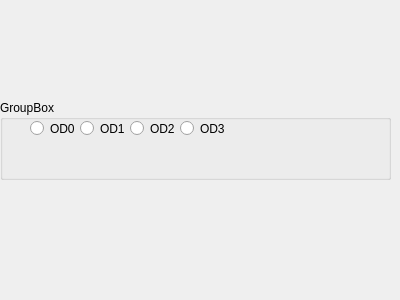
<?xml version="1.0" encoding="UTF-8"?>
<ui version="4.0">
 <class>Form</class>
 <widget class="QWidget" name="Form">
  <property name="geometry">
   <rect>
    <x>0</x>
    <y>0</y>
    <width>400</width>
    <height>300</height>
   </rect>
  </property>
  <property name="windowTitle">
   <string>Form</string>
  </property>
  <widget class="QGroupBox" name="groupBox">
   <property name="geometry">
    <rect>
     <x>0</x>
     <y>100</y>
     <width>391</width>
     <height>80</height>
    </rect>
   </property>
   <property name="title">
    <string>GroupBox</string>
   </property>
   <widget class="QRadioButton" name="radioButton_488OD0">
    <property name="geometry">
     <rect>
      <x>30</x>
      <y>20</y>
      <width>95</width>
      <height>17</height>
     </rect>
    </property>
    <property name="text">
     <string>OD0</string>
    </property>
   </widget>
   <widget class="QRadioButton" name="radioButton_488OD1">
    <property name="geometry">
     <rect>
      <x>80</x>
      <y>20</y>
      <width>129</width>
      <height>17</height>
     </rect>
    </property>
    <property name="text">
     <string>OD1</string>
    </property>
   </widget>
   <widget class="QRadioButton" name="radioButton_488OD2">
    <property name="geometry">
     <rect>
      <x>130</x>
      <y>20</y>
      <width>197</width>
      <height>17</height>
     </rect>
    </property>
    <property name="text">
     <string>OD2</string>
    </property>
   </widget>
   <widget class="QRadioButton" name="radioButton_488OD3">
    <property name="geometry">
     <rect>
      <x>180</x>
      <y>20</y>
      <width>399</width>
      <height>17</height>
     </rect>
    </property>
    <property name="text">
     <string>OD3</string>
    </property>
   </widget>
  </widget>
 </widget>
 <resources/>
 <connections/>
</ui>
